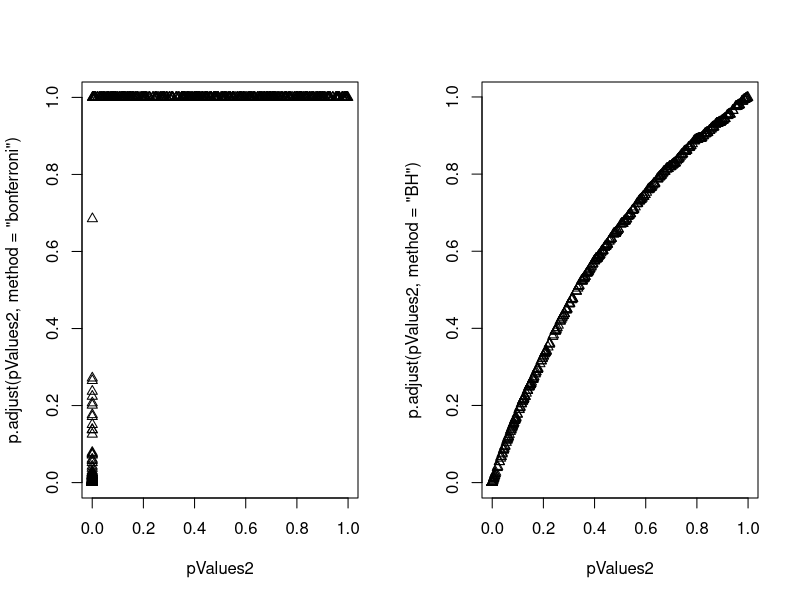

Generate this figure with R:
## ---- chunk 1
set.seed(1010093)
pValues <- rep(NA,1000)
for(i in 1:1000){
  y <- rnorm(20)
  x <- rnorm(20)
  pValues[i] <- summary(lm(y ~ x))$coeff[2,4]
}
## ---- chunk 2
head(pValues)
## ---- chunk 3
sum(pValues < 0.05)
## ---- chunk 4
sum(p.adjust(pValues,method="bonferroni") < 0.05)
## ---- chunk 5
sum(p.adjust(pValues,method="BH") < 0.05)
## ---- chunk 6
set.seed(1010093)
pValues2 <- rep(NA,1000)
for(i in 1:1000){
  x <- rnorm(20)
  # First 500 beta=0, last 500 beta=2
  if(i <= 500){y <- rnorm(20)}else{ y <- rnorm(20,mean=2*x)}
  pValues2[i] <- summary(lm(y ~ x))$coeff[2,4]
}
trueStatus <- rep(c("zero","not zero"),each=500)
## ---- chunk 7
tail(trueStatus)
## ---- chunk 8
table(pValues2 < 0.05, trueStatus)
## ---- chunk 9
24/500
## ---- chunk 10
table(p.adjust(pValues2,method="bonferroni") < 0.05, trueStatus)
## ---- chunk 11
table(p.adjust(pValues2,method="BH") < 0.05, trueStatus)
## ---- chunk 12
plot.new()
par(mfrow=c(1,2))
plot(pValues2,p.adjust(pValues2,method="bonferroni"),pch=2)
plot(pValues2,p.adjust(pValues2,method="BH"),pch=2)
